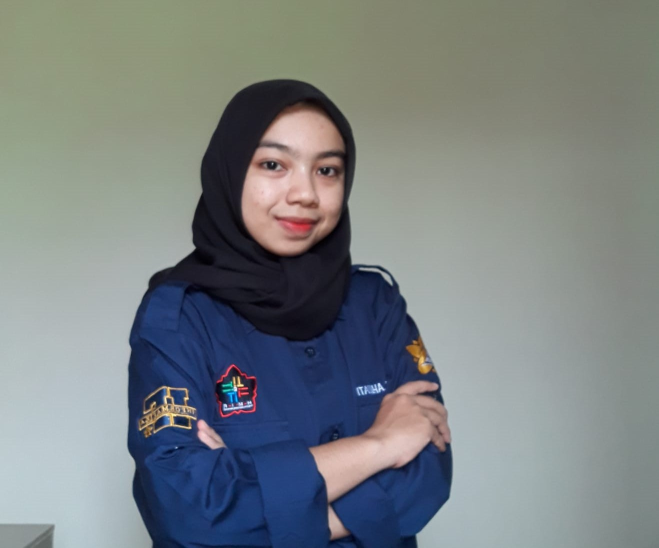
#> input picture gambar/foto.jpeg, 1317 x 1095 px, given in place of the camera (shown at 1/2 size)
$ jupyter execute --allow-errors prak4.ipynb   (text cells are left out)
#> lines starting #> are read from the running program, lines starting #| are printed output that depends on the picture; after the words box and inside, x2 and y2 are one past the last pixel; in counts of white or black regions, pixels touching at a corner belong together
[cell 1]
#Deteksi wajah pada gambar
import cv2

#download folder cascade di https://drive.google.com/file/d/1AcMPiaExIdzCmBc2E24exnPtwIB3_ir6/view?usp=sharing
face_cascade = cv2.CascadeClassifier('./cascades/haarcascade_frontalface_default.xml')
#atau
#face_cascade = cv2.CascadeClassifier(cv2.data.haarcascades +'haarcascade_frontalface_default.xml')

#download gambar di https://drive.google.com/file/d/1UceTLyCk38JRqOqq7mJZazi9ZdEQVu1U/view?usp=sharing
img = cv2.imread('./gambar/woodcutters.jpg')
#> (the rest of this cell did not finish here and is left out)

[cell 2]
#Deteksi wajah dari live camera
import cv2
import numpy as np

face_cascade = cv2.CascadeClassifier('./cascades/haarcascade_frontalface_alt.xml')
#atau
#face_cascade = cv2.CascadeClassifier(cv2.data.haarcascades +'haarcascade_frontalface_alt.xml')

cap = cv2.VideoCapture(0)
scaling_factor = 0.5

while True:
    ret, frame = cap.read()
#> frame is the input picture: shape (1095, 1317, 3); mean B, G, R 130.2, 129.1, 122.6
    frame = cv2.resize(frame, None, fx=scaling_factor, fy=scaling_factor,
    interpolation=cv2.INTER_AREA)
#> frame: shape (548, 658, 3)
    gray = cv2.cvtColor(frame, cv2.COLOR_BGR2GRAY)
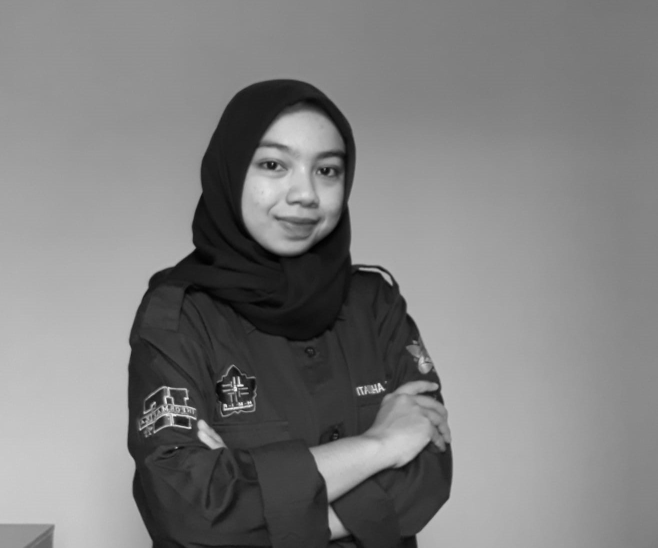
#> gray: shape (548, 658); min 1, max 238, mean 127.4

    face_rects = face_cascade.detectMultiScale(gray, 1.3, 5)
#> face_rects = [[234, 114, 135, 135]]
    for (x,y,w,h) in face_rects:
        cv2.rectangle(frame, (x,y), (x+w,y+h), (0,255,0), 3)
#> this loop made 1 pass
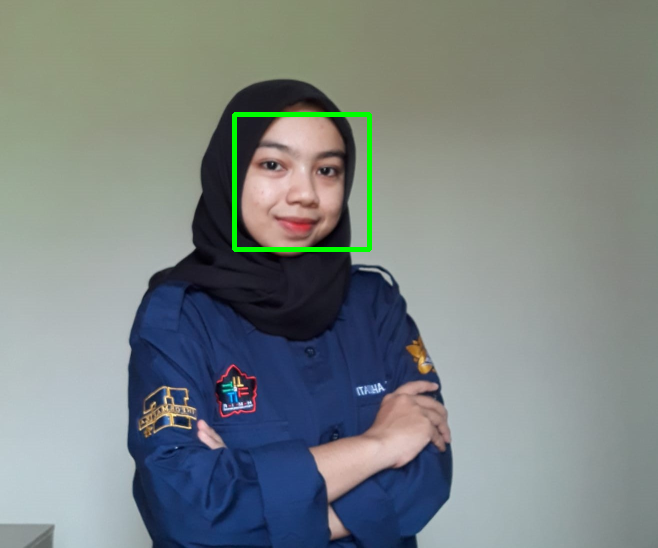
#> frame: shape (548, 658, 3); mean B, G, R 129.7, 130.4, 122

    cv2.imshow('Face Detector', frame)
    if cv2.waitKey(1) & 0xff == ord('q'):
#> (key q is pressed here)
        break

cap.release()
cv2.destroyAllWindows()

[cell 3]
#Deteksi mata
#Agar proses deteksi mata menjadi lebih cepat maka pertama sekali kita deteksi wajah
#baru kemudian dari region wajah dilakukan deteksi mata
import cv2
import numpy as np

face_cascade = cv2.CascadeClassifier('./cascades/haarcascade_frontalface_alt.xml')
eye_cascade = cv2.CascadeClassifier('./cascades/haarcascade_eye.xml')
if face_cascade.empty():
    raise IOError('Unable to load the face cascade classifier xml file')
if eye_cascade.empty():
    raise IOError('Unable to load the eye cascade classifier xml file')

cap = cv2.VideoCapture(0)
ds_factor = 0.5

while True:
    ret, frame = cap.read()
    frame = cv2.resize(frame, None, fx=ds_factor, fy=ds_factor, interpolation=cv2.INTER_AREA)
    gray = cv2.cvtColor(frame, cv2.COLOR_BGR2GRAY)

    faces = face_cascade.detectMultiScale(gray, 1.3, 5)
#> faces = [[234, 114, 135, 135]]
    for (x,y,w,h) in faces:
        roi_gray = gray[y:y+h, x:x+w]
        roi_color = frame[y:y+h, x:x+w]
        eyes = eye_cascade.detectMultiScale(roi_gray)
        for (x_eye,y_eye,w_eye,h_eye) in eyes:
            center = (int(x_eye + 0.5*w_eye), int(y_eye + 0.5*h_eye))
            radius = int(0.3 * (w_eye + h_eye))
            color = (0, 255, 0)
            thickness = 3
            cv2.circle(roi_color, center, radius, color, thickness)
#> this loop made 1 pass
#> (x, y, w, h, eyes) on pass 1: (234, 114, 135, 135, [[18, 32, 38, 38], [76, 41, 32, 32]])
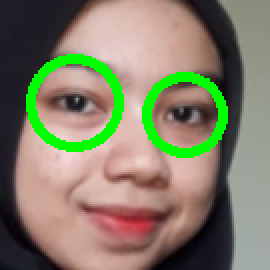
#> roi_color: shape (135, 135, 3) (shown 2 times larger); mean B, G, R 104.5, 127.2, 131.2

    cv2.imshow('Eye Detector', frame)

    if cv2.waitKey(1) & 0xff == ord('q'):
#> (key q is pressed here)
        break

cap.release()
cv2.destroyAllWindows()

[cell 4]
#Deteksi senyum
import cv2

face_cascade = cv2.CascadeClassifier(cv2.data.haarcascades +'haarcascade_frontalface_default.xml')
eye_cascade = cv2.CascadeClassifier(cv2.data.haarcascades +'haarcascade_eye.xml')
smile_cascade = cv2.CascadeClassifier(cv2.data.haarcascades +'haarcascade_smile.xml')


def detect(gray, frame):
    faces = face_cascade.detectMultiScale(gray, 1.3, 5)
    for (x, y, w, h) in faces:
        cv2.rectangle(frame, (x, y), ((x + w), (y + h)), (255, 0, 0), 2)
        roi_gray = gray[y:y + h, x:x + w]
        roi_color = frame[y:y + h, x:x + w]
        smiles = smile_cascade.detectMultiScale(roi_gray, 1.8, 20)

        for (sx, sy, sw, sh) in smiles:
            cv2.rectangle(roi_color, (sx, sy), ((sx + sw), (sy + sh)), (0, 0, 255), 2)
    return frame


video_capture = cv2.VideoCapture(0)
while video_capture.isOpened():
# Captures video_capture frame by frame
    _, frame = video_capture.read()

    # To capture image in monochrome
    gray = cv2.cvtColor(frame, cv2.COLOR_BGR2GRAY)
#> gray: shape (1095, 1317)
    faces = face_cascade.detectMultiScale(gray, 1.3, 5)
#> faces = [[461, 228, 276, 276]]
    # calls the detect() function
    canvas = detect(gray, frame)
#> the loop in detect, `for (x, y, w, h) in faces:` made 1 pass
#> (x, y, w, h, smiles) on pass 1: (461, 228, 276, 276, [[72, 179, 117, 58]])
#> pass 1, in detect, `roi_gray = gray[y:y + h, x:x + w]`:
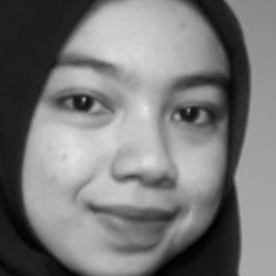
#> roi_gray: shape (276, 276); min 0, max 233, mean 121
#> after the loop in detect, `for (x, y, w, h) in faces:`:
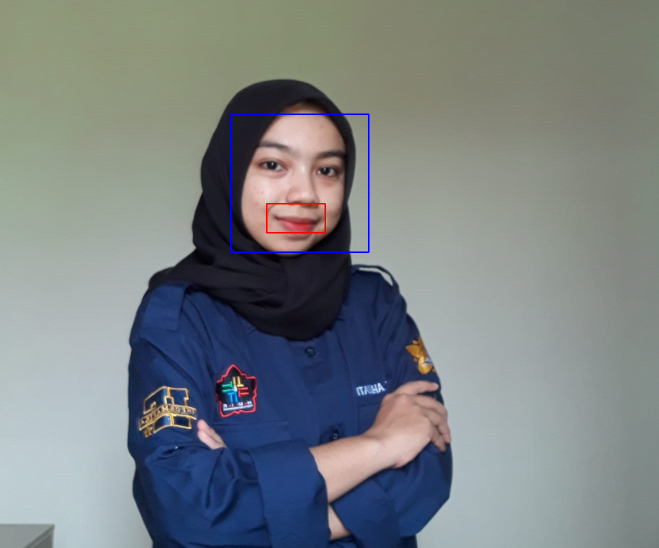
#> frame: shape (1095, 1317, 3) (shown at 1/2 size); 0.3% of pixels changed, all inside (x1, y1, x2, y2) = (460, 227, 739, 506)
#> after the loop in detect, `for (x, y, w, h) in faces:`:
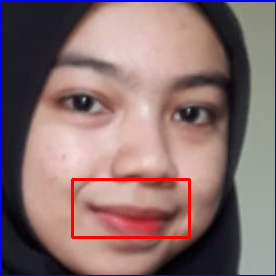
#> roi_color: shape (276, 276, 3); mean B, G, R 112.3, 111.2, 137.2

    # Displays the result on camera feed
    cv2.imshow('Video', canvas)

    # The control breaks once q key is pressed
    if cv2.waitKey(1) & 0xff == ord('q'):
#> (key q is pressed here)
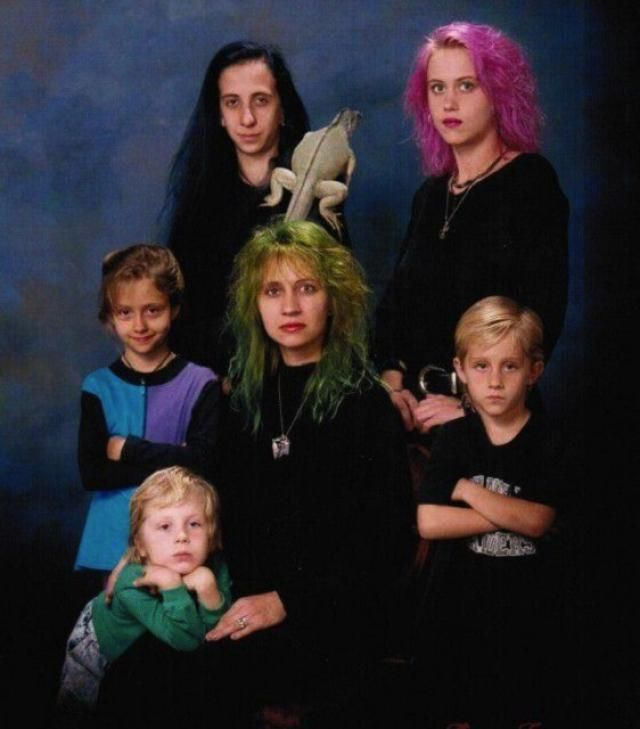
#> input picture gambar/grup1.jpg, 640 x 729 px
#> further down, img is the input picture: shape (729, 640, 3); mean B, G, R 43.4, 38.4, 42.3
#> `gray = cv2.cvtColor(img, cv2.COLOR_BGR2GRAY)`:
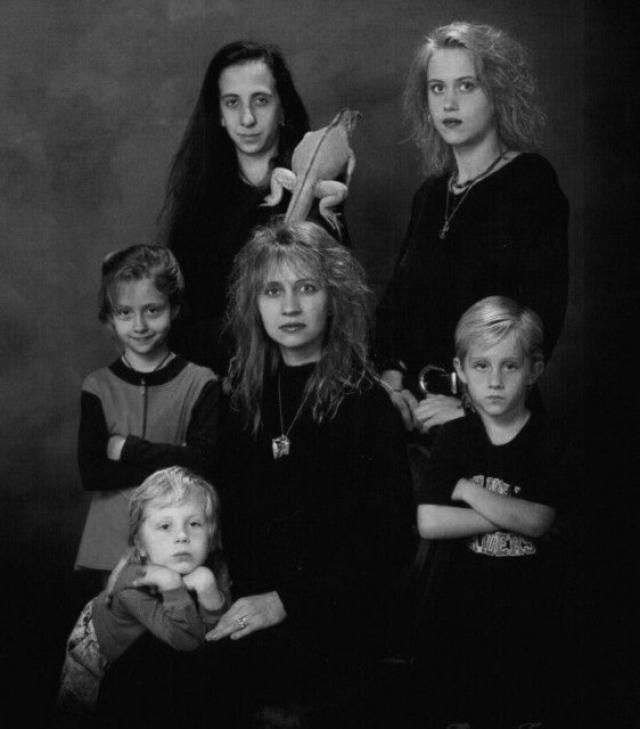
#> gray: shape (729, 640); min 0, max 216, mean 40.2
#> `faces = face_cascade.detectMultiScale(gray, 1.08, 5)`: faces = [[411, 56, 81, 81], [209, 73, 77, 77], [103, 283, 74, 74], [453, 300, 66, 66], [458, 337, 77, 77], [140, 495, 80, 80], [247, 256, 87, 87], [124, 452, 104, 104]]
#> the loop `for (x, y, w, h) in faces:` made 8 passes
#> pass 1, `img = cv2.rectangle(img, (x, y), (x+w, y+h), (255, 0, 0), 2)`:
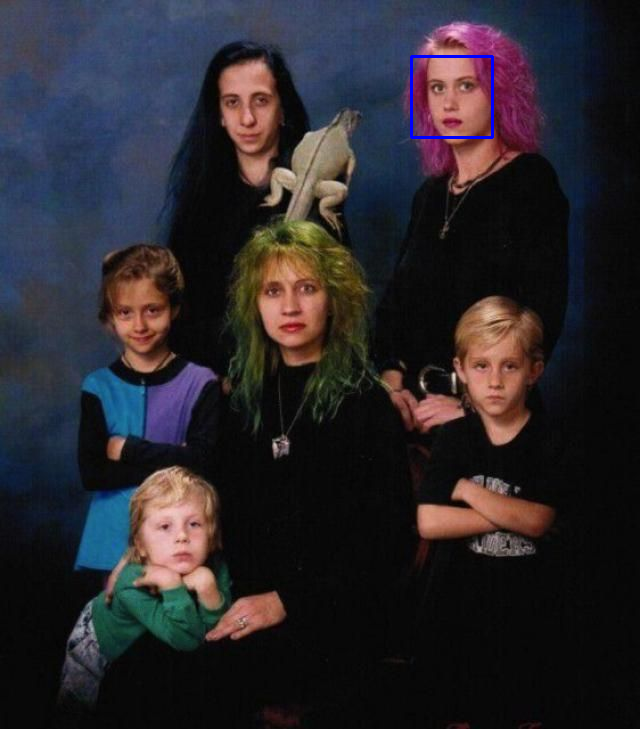
#> img: shape (729, 640, 3); 0.21% of pixels changed, all inside (x1, y1, x2, y2) = (410, 55, 494, 139)
#> after the loop `for (x, y, w, h) in faces:`:
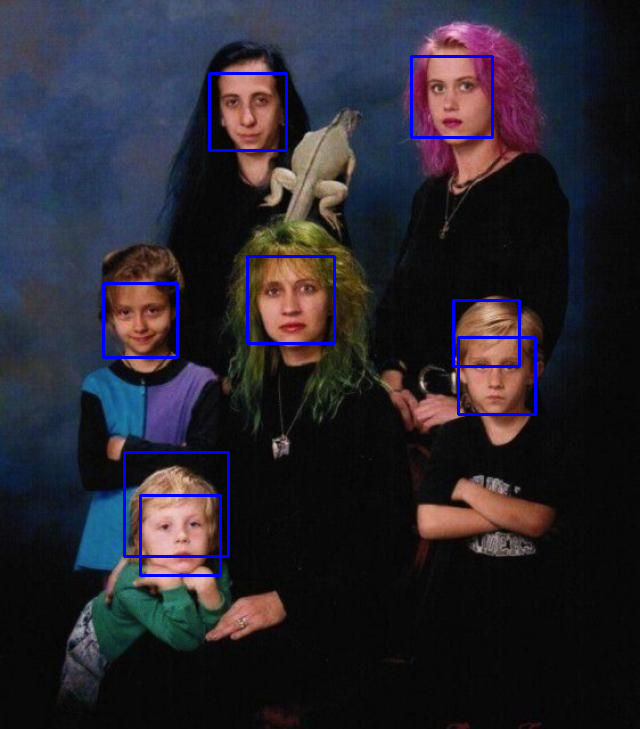
#> img: shape (729, 640, 3); mean B, G, R 46.8, 37.5, 41
        break

# Release the capture once all the processing is done.
video_capture.release()
cv2.destroyAllWindows()

[cell 5]
#Latihan 1
#Kumpulkan 10 gambar yang mengandung ramai orang (>2 orang), bisa gambar foto anda dan keluarga
#bisa juga foto anda dan saudara, bisa juga foto anda dan teman-teman, bebas saja
#Kemudian lakukan deteksi wajah dan tampilkan gambar hasil deteksi dengan matplotlib
#lalu hitung probabilitas setiap wajah pada suatu gambar yang berhasil terdeteksi (secara manual)
#Contoh pada gambar 1, ada 5 orang, apabila semua wajah berhasil terdeteksi semuanya maka
#probabilitas adalah 1
#Contoh pada gambar 2, ada 6 orang, apabila 4 wajah berhasil terdeteksi maka probabilitas
#adalah 4/6 atau 2/3
#Hitungan probabilitas tersebut juga ditampilkan/dicetak

#Deteksi wajah pada gambar
import cv2
import matplotlib.pyplot as plt

face_cascade = cv2.CascadeClassifier(cv2.data.haarcascades+'haarcascade_frontalface_default.xml')
fig = plt.figure(figsize=(100, 70))
rows = 10
columns = 1

i = 1
#> (the rest of this cell did not finish here and is left out)
